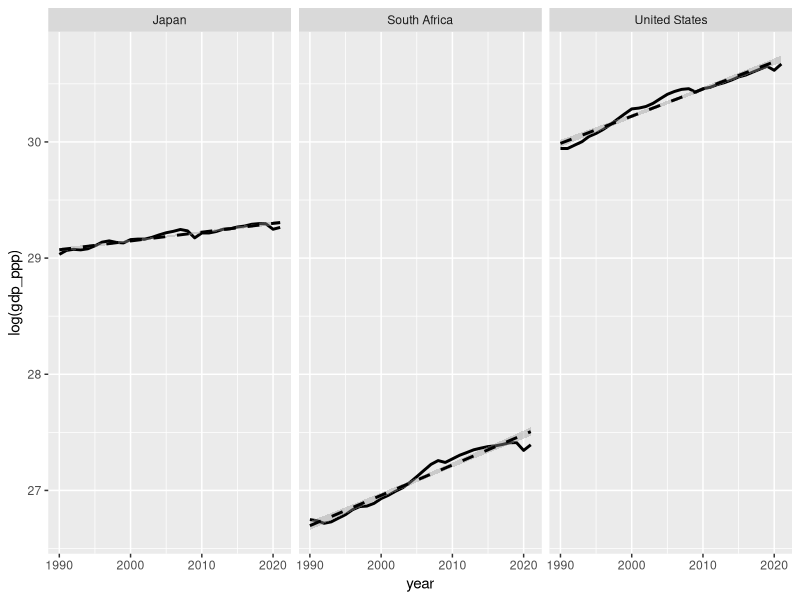

Reproduce this figure in R.
library(tidyverse)


# Data from World Bank.
# GDP: real GDP, 2017 US$ PPP
# Population: total population.



macro_data <- read_csv("gdp-data.csv")


#---



macro_data %>% 
  filter(country %in% c("United States", "South Africa"))


macro_data %>% 
  mutate(pop_millions = population / 1000000)


macro_data %>% 
  mutate(gdp_per_capita = gdp_ppp / population)


macro_data %>% 
  mutate(gdp_ppp_billions = gdp_ppp / 1000000000)

macro_data %>% 
  select(year, country, gdp_ppp) %>% 
  filter(year %in% 2021)


#---

macro_data %>% 
  ggplot(aes(x = year, y = log(gdp_ppp))) +
  geom_line(size = 1) +
  facet_wrap(~country) +
  geom_smooth(method = "lm", color = "black", linetype = "dashed")



